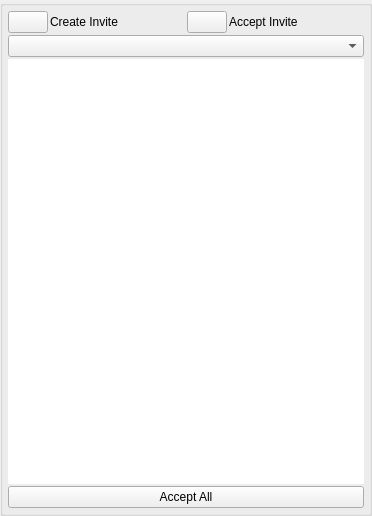
<?xml version="1.0" encoding="UTF-8"?>
<ui version="4.0">
 <class>AppletHostJoinRequestListUi</class>
 <widget class="QWidget" name="AppletHostJoinRequestListUi">
  <property name="windowModality">
   <enum>Qt::ApplicationModal</enum>
  </property>
  <property name="geometry">
   <rect>
    <x>0</x>
    <y>0</y>
    <width>372</width>
    <height>516</height>
   </rect>
  </property>
  <property name="sizePolicy">
   <sizepolicy hsizetype="Expanding" vsizetype="Expanding">
    <horstretch>0</horstretch>
    <verstretch>0</verstretch>
   </sizepolicy>
  </property>
  <property name="maximumSize">
   <size>
    <width>16777215</width>
    <height>16777215</height>
   </size>
  </property>
  <property name="windowTitle">
   <string notr="true">Persons Join</string>
  </property>
  <property name="windowOpacity">
   <double>1.000000000000000</double>
  </property>
  <property name="toolTip">
   <string/>
  </property>
  <layout class="QVBoxLayout" name="verticalLayout">
   <property name="spacing">
    <number>0</number>
   </property>
   <property name="leftMargin">
    <number>0</number>
   </property>
   <property name="topMargin">
    <number>0</number>
   </property>
   <property name="rightMargin">
    <number>0</number>
   </property>
   <property name="bottomMargin">
    <number>0</number>
   </property>
   <item>
    <widget class="QGroupBox" name="StyledDlgItemsBox">
     <property name="sizePolicy">
      <sizepolicy hsizetype="Expanding" vsizetype="Expanding">
       <horstretch>0</horstretch>
       <verstretch>0</verstretch>
      </sizepolicy>
     </property>
     <property name="minimumSize">
      <size>
       <width>0</width>
       <height>0</height>
      </size>
     </property>
     <property name="title">
      <string/>
     </property>
     <layout class="QVBoxLayout" name="verticalLayout_2">
      <property name="spacing">
       <number>2</number>
      </property>
      <property name="leftMargin">
       <number>5</number>
      </property>
      <property name="topMargin">
       <number>5</number>
      </property>
      <property name="rightMargin">
       <number>5</number>
      </property>
      <property name="bottomMargin">
       <number>5</number>
      </property>
      <item>
       <layout class="QHBoxLayout" name="horizontalLayout">
        <item>
         <widget class="VxPushButton" name="m_InviteCreateButton">
          <property name="sizePolicy">
           <sizepolicy hsizetype="Preferred" vsizetype="Preferred">
            <horstretch>0</horstretch>
            <verstretch>0</verstretch>
           </sizepolicy>
          </property>
          <property name="text">
           <string notr="true"/>
          </property>
         </widget>
        </item>
        <item>
         <widget class="QLabel" name="label">
          <property name="sizePolicy">
           <sizepolicy hsizetype="Expanding" vsizetype="Preferred">
            <horstretch>0</horstretch>
            <verstretch>0</verstretch>
           </sizepolicy>
          </property>
          <property name="text">
           <string>&lt;html&gt;&lt;head/&gt;&lt;body&gt;&lt;p&gt;Create Invite&lt;/p&gt;&lt;/body&gt;&lt;/html&gt;</string>
          </property>
         </widget>
        </item>
        <item>
         <widget class="VxPushButton" name="m_InviteAcceptButton">
          <property name="sizePolicy">
           <sizepolicy hsizetype="Preferred" vsizetype="Preferred">
            <horstretch>0</horstretch>
            <verstretch>0</verstretch>
           </sizepolicy>
          </property>
          <property name="text">
           <string notr="true"/>
          </property>
         </widget>
        </item>
        <item>
         <widget class="QLabel" name="label_2">
          <property name="sizePolicy">
           <sizepolicy hsizetype="Expanding" vsizetype="Preferred">
            <horstretch>0</horstretch>
            <verstretch>0</verstretch>
           </sizepolicy>
          </property>
          <property name="text">
           <string>Accept Invite</string>
          </property>
         </widget>
        </item>
       </layout>
      </item>
      <item>
       <widget class="QComboBox" name="m_RequestStateComboBox"/>
      </item>
      <item>
       <widget class="HostJoinRequestListWidget" name="m_HostJoinRequestList">
        <property name="frameShape">
         <enum>QFrame::NoFrame</enum>
        </property>
        <property name="frameShadow">
         <enum>QFrame::Plain</enum>
        </property>
        <property name="lineWidth">
         <number>0</number>
        </property>
        <property name="iconSize">
         <size>
          <width>32</width>
          <height>32</height>
         </size>
        </property>
        <property name="verticalScrollMode">
         <enum>QAbstractItemView::ScrollPerPixel</enum>
        </property>
        <property name="resizeMode">
         <enum>QListView::Adjust</enum>
        </property>
        <property name="uniformItemSizes">
         <bool>true</bool>
        </property>
       </widget>
      </item>
      <item>
       <widget class="QPushButton" name="m_AcceptAllButton">
        <property name="text">
         <string>Accept All</string>
        </property>
       </widget>
      </item>
     </layout>
    </widget>
   </item>
  </layout>
 </widget>
 <customwidgets>
  <customwidget>
   <class>VxPushButton</class>
   <extends>QPushButton</extends>
   <header>VxPushButton.h</header>
  </customwidget>
  <customwidget>
   <class>HostJoinRequestListWidget</class>
   <extends>QListWidget</extends>
   <header>HostJoinRequestListWidget.h</header>
  </customwidget>
 </customwidgets>
 <resources/>
 <connections/>
</ui>
